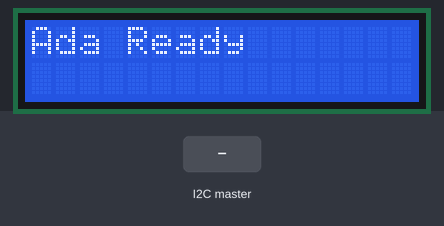
A sketch run on a simulated Arduino Uno, built with avr-gcc and run on an emulated ATmega328P. Parts: 16×2 character LCD. The test bench sets the inputs (shaded band).

Above: at 1.2 s.
1.3 s: the I2C master sends "^"
At 2.6 s:
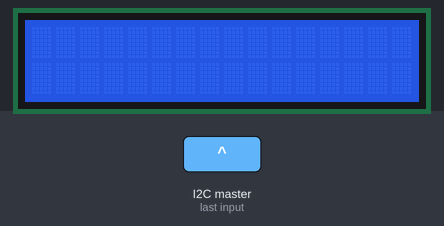
3.3 s: the I2C master sends the byte 1
5.3 s: the I2C master sends the byte 0
7.3 s: the I2C master sends the byte 2
9.3 s: the I2C master sends the byte 90
At 11.0 s:
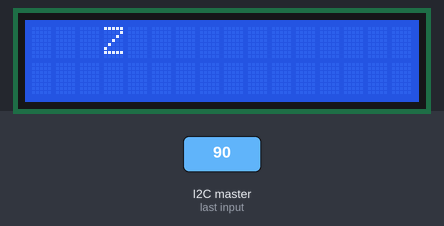
11.3 s: the I2C master sends the byte 200
At 12.6 s:
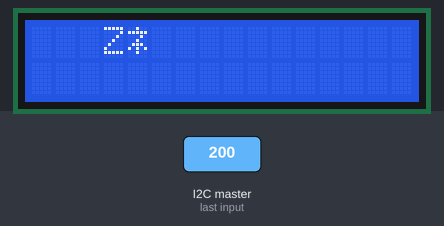
Timing chart, 0 to 14.3 s (numbered marks = the images above; inputs shaded):
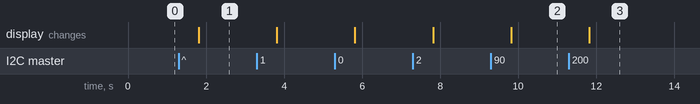

Measured:
- after the input at 1.3 s, the display: changes after 0.52 s (image 1)
- after the input at 9.3 s, the display: changes after 0.52 s (image 2)
- after the input at 11.3 s, the display: changes after 0.52 s (image 3)

The sketch:

AdafruitBackpack.ino
```cpp
/*
  The circuit:
 * 5V to Arduino 5V pin
 * GND to Arduino GND pin
 * CLK to Analog #5
 * DAT to Analog #4
*/

/*-----( Import needed libraries )-----*/
#include "Wire.h"
#include "Adafruit_LiquidCrystal.h"

/*-----( Declare Constants )-----*/
/*-----( Declare objects )-----*/
// Connect via i2c, default address #0 (A0-A2 not jumpered)
Adafruit_LiquidCrystal lcd(0);

boolean debug = false;

/*-----( Declare Variables )-----*/
//NONE
void setup()   /*----( SETUP: RUNS ONCE )----*/
{
  if (debug) {
    Serial.begin(9600);  // Used to type in characters
    Serial.println ( "Ready" );
    delay (1000);
  }

  // set up the LCD's number of rows and columns:
  lcd.begin(16, 2);
  lcd.setBacklight(HIGH);   // backlight on

//-------- Write characters on the display ------------------
// NOTE: Cursor Position: (CHAR, LINE) start at 0

  Wire.begin(10);                // join i2c bus with address #1
  Wire.onReceive(receiveEvent); // register event
  lcd.setCursor(0,0);
  lcd.print("Ada Ready");

}/*--(end setup )---*/

unsigned long timeout = 0;
String message = "";

// function that executes whenever data is received from master
// this function is registered as an event, see setup()
void receiveEvent(int howMany) {
  char ch;
  int count = 0;
  while (1 < Wire.available()) { // loop through all but the last
    int c = Wire.read(); // receive byte as a character
    if (c != -1) {
       message += (char) c;
       timeout = millis() + 500;
    }
    // Convert character to number
  }
  int x = Wire.read();    // receive byte as an integer
  if (x != -1) {
    message += (char)x;
    timeout = millis() + 500;
  }

}
void writeCh (char ch) {
  static int x = 0;
  static int y = 0;
      // display each character to the LCD
      if (ch == '^') {
        lcd.clear(); // Clear the screen
        x = 0;
        y = 0;
      } else if ((ch != 10) && (ch != 13)) {
        if (x == 20) {
          x = 0;
          y = y + 1;
          if (y == 4) {
            y = 0;
          }
        }
        lcd.setCursor (x,y);
        if (debug) {
          Serial.print (ch);
        }
        lcd.print(ch);
        x = x + 1;
      }

}
void loop()   /*----( LOOP: RUNS CONSTANTLY )----*/
{
  char ch;

  if (timeout) {
     if (millis() > timeout) {
        if (debug) {
          Serial.print ( "Now send " );
          Serial.print (message);
          Serial.println ( " to the display." );
        }
        for (int i=0; i<message.length(); i++) {
           ch = message.charAt(i);
           writeCh (ch);
        }
        message = "";
        timeout = 0;
     }
  }
}
```
